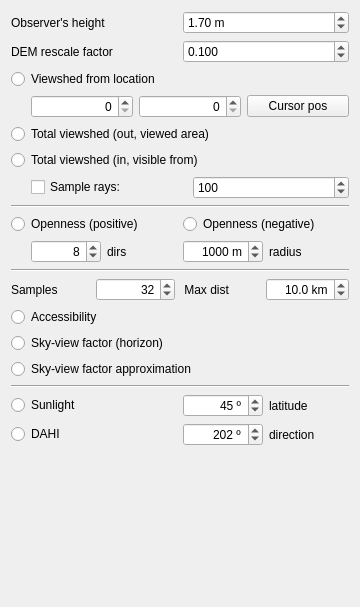
          <widget class="QWidget" name="pageVisibility">
           <property name="geometry">
            <rect>
             <x>0</x>
             <y>0</y>
             <width>360</width>
             <height>607</height>
            </rect>
           </property>
           <attribute name="label">
            <string>Visibility</string>
           </attribute>
           <layout class="QVBoxLayout" name="verticalLayout_2">
            <item>
             <layout class="QHBoxLayout" name="horizontalLayout_15">
              <item>
               <widget class="QLabel" name="label_54">
                <property name="text">
                 <string>Observer's height</string>
                </property>
               </widget>
              </item>
              <item>
               <widget class="QDoubleSpinBox" name="viewshed_offset">
                <property name="alignment">
                 <set>Qt::AlignmentFlag::AlignLeading|Qt::AlignmentFlag::AlignLeft|Qt::AlignmentFlag::AlignVCenter</set>
                </property>
                <property name="suffix">
                 <string> m</string>
                </property>
                <property name="maximum">
                 <double>1000.000000000000000</double>
                </property>
                <property name="value">
                 <double>1.700000000000000</double>
                </property>
               </widget>
              </item>
             </layout>
            </item>
            <item>
             <layout class="QHBoxLayout" name="horizontalLayout_21">
              <item>
               <widget class="QLabel" name="label_23">
                <property name="toolTip">
                 <string>Downsamples the terrain before computing visibility, to speed up computations</string>
                </property>
                <property name="text">
                 <string>DEM rescale factor</string>
                </property>
               </widget>
              </item>
              <item>
               <widget class="QDoubleSpinBox" name="viewshed_rescale">
                <property name="alignment">
                 <set>Qt::AlignmentFlag::AlignLeading|Qt::AlignmentFlag::AlignLeft|Qt::AlignmentFlag::AlignVCenter</set>
                </property>
                <property name="decimals">
                 <number>3</number>
                </property>
                <property name="maximum">
                 <double>1.000000000000000</double>
                </property>
                <property name="singleStep">
                 <double>0.100000000000000</double>
                </property>
                <property name="value">
                 <double>0.100000000000000</double>
                </property>
               </widget>
              </item>
             </layout>
            </item>
            <item>
             <widget class="QRadioButton" name="dem_viewshedLoc">
              <property name="text">
               <string>Viewshed from location</string>
              </property>
             </widget>
            </item>
            <item>
             <layout class="QHBoxLayout" name="horizontalLayout_17">
              <property name="leftMargin">
               <number>20</number>
              </property>
              <item>
               <widget class="QSpinBox" name="viewshed_location_x">
                <property name="alignment">
                 <set>Qt::AlignmentFlag::AlignRight|Qt::AlignmentFlag::AlignTrailing|Qt::AlignmentFlag::AlignVCenter</set>
                </property>
               </widget>
              </item>
              <item>
               <widget class="QSpinBox" name="viewshed_location_y">
                <property name="alignment">
                 <set>Qt::AlignmentFlag::AlignRight|Qt::AlignmentFlag::AlignTrailing|Qt::AlignmentFlag::AlignVCenter</set>
                </property>
               </widget>
              </item>
              <item>
               <widget class="QPushButton" name="btn_pickViewshedLocation">
                <property name="text">
                 <string>Cursor pos</string>
                </property>
                <property name="checkable">
                 <bool>false</bool>
                </property>
               </widget>
              </item>
             </layout>
            </item>
            <item>
             <widget class="QRadioButton" name="dem_viewshedTotalOut">
              <property name="text">
               <string>Total viewshed (out, viewed area)</string>
              </property>
             </widget>
            </item>
            <item>
             <widget class="QRadioButton" name="dem_viewshedTotalIn">
              <property name="text">
               <string>Total viewshed (in, visible from)</string>
              </property>
             </widget>
            </item>
            <item>
             <layout class="QHBoxLayout" name="horizontalLayout_43">
              <property name="leftMargin">
               <number>20</number>
              </property>
              <item>
               <widget class="QCheckBox" name="dem_viewshedTotal_sample">
                <property name="text">
                 <string>Sample rays:</string>
                </property>
               </widget>
              </item>
              <item>
               <widget class="QSpinBox" name="dem_viewshedTotal_numSamples">
                <property name="maximum">
                 <number>1000000</number>
                </property>
                <property name="singleStep">
                 <number>100</number>
                </property>
                <property name="value">
                 <number>100</number>
                </property>
               </widget>
              </item>
             </layout>
            </item>
            <item>
             <widget class="Line" name="line_12">
              <property name="orientation">
               <enum>Qt::Orientation::Horizontal</enum>
              </property>
             </widget>
            </item>
            <item>
             <layout class="QHBoxLayout" name="horizontalLayout_53">
              <item>
               <widget class="QRadioButton" name="dem_posOpenness">
                <property name="text">
                 <string>Openness (positive)</string>
                </property>
               </widget>
              </item>
              <item>
               <widget class="QRadioButton" name="dem_negOpenness">
                <property name="text">
                 <string>Openness (negative)</string>
                </property>
               </widget>
              </item>
             </layout>
            </item>
            <item>
             <layout class="QHBoxLayout" name="horizontalLayout_2">
              <item>
               <layout class="QHBoxLayout" name="horizontalLayout_47">
                <property name="leftMargin">
                 <number>20</number>
                </property>
                <item>
                 <widget class="QSpinBox" name="dem_opennessDirs">
                  <property name="minimumSize">
                   <size>
                    <width>64</width>
                    <height>0</height>
                   </size>
                  </property>
                  <property name="alignment">
                   <set>Qt::AlignmentFlag::AlignRight|Qt::AlignmentFlag::AlignTrailing|Qt::AlignmentFlag::AlignVCenter</set>
                  </property>
                  <property name="minimum">
                   <number>1</number>
                  </property>
                  <property name="maximum">
                   <number>256</number>
                  </property>
                  <property name="value">
                   <number>8</number>
                  </property>
                 </widget>
                </item>
                <item>
                 <widget class="QLabel" name="label_55">
                  <property name="text">
                   <string>dirs</string>
                  </property>
                 </widget>
                </item>
               </layout>
              </item>
              <item>
               <layout class="QHBoxLayout" name="horizontalLayout_49">
                <item>
                 <widget class="QSpinBox" name="dem_opennessDist">
                  <property name="minimumSize">
                   <size>
                    <width>64</width>
                    <height>0</height>
                   </size>
                  </property>
                  <property name="alignment">
                   <set>Qt::AlignmentFlag::AlignRight|Qt::AlignmentFlag::AlignTrailing|Qt::AlignmentFlag::AlignVCenter</set>
                  </property>
                  <property name="suffix">
                   <string> m</string>
                  </property>
                  <property name="minimum">
                   <number>-1</number>
                  </property>
                  <property name="maximum">
                   <number>50000</number>
                  </property>
                  <property name="singleStep">
                   <number>1000</number>
                  </property>
                  <property name="value">
                   <number>1000</number>
                  </property>
                 </widget>
                </item>
                <item>
                 <widget class="QLabel" name="label_56">
                  <property name="text">
                   <string>radius</string>
                  </property>
                 </widget>
                </item>
               </layout>
              </item>
             </layout>
            </item>
            <item>
             <widget class="Line" name="line_15">
              <property name="orientation">
               <enum>Qt::Orientation::Horizontal</enum>
              </property>
             </widget>
            </item>
            <item>
             <layout class="QHBoxLayout" name="horizontalLayout_44">
              <item>
               <widget class="QLabel" name="label_51">
                <property name="text">
                 <string>Samples</string>
                </property>
               </widget>
              </item>
              <item>
               <widget class="QSpinBox" name="dem_accessibilitySamples">
                <property name="minimumSize">
                 <size>
                  <width>0</width>
                  <height>0</height>
                 </size>
                </property>
                <property name="alignment">
                 <set>Qt::AlignmentFlag::AlignRight|Qt::AlignmentFlag::AlignTrailing|Qt::AlignmentFlag::AlignVCenter</set>
                </property>
                <property name="minimum">
                 <number>1</number>
                </property>
                <property name="maximum">
                 <number>8192</number>
                </property>
                <property name="value">
                 <number>32</number>
                </property>
               </widget>
              </item>
              <item>
               <widget class="QLabel" name="label_17">
                <property name="text">
                 <string> Max dist</string>
                </property>
               </widget>
              </item>
              <item>
               <widget class="QDoubleSpinBox" name="dem_accessibilityRadius">
                <property name="alignment">
                 <set>Qt::AlignmentFlag::AlignRight|Qt::AlignmentFlag::AlignTrailing|Qt::AlignmentFlag::AlignVCenter</set>
                </property>
                <property name="suffix">
                 <string> km</string>
                </property>
                <property name="decimals">
                 <number>1</number>
                </property>
                <property name="minimum">
                 <double>-1.000000000000000</double>
                </property>
                <property name="maximum">
                 <double>1000.000000000000000</double>
                </property>
                <property name="value">
                 <double>10.000000000000000</double>
                </property>
               </widget>
              </item>
             </layout>
            </item>
            <item>
             <widget class="QRadioButton" name="dem_accessibility">
              <property name="text">
               <string>Accessibility</string>
              </property>
              <property name="checked">
               <bool>false</bool>
              </property>
             </widget>
            </item>
            <item>
             <widget class="QRadioButton" name="dem_skyview">
              <property name="text">
               <string>Sky-view factor (horizon)</string>
              </property>
             </widget>
            </item>
            <item>
             <widget class="QRadioButton" name="dem_skyviewApprox">
              <property name="text">
               <string>Sky-view factor approximation</string>
              </property>
             </widget>
            </item>
            <item>
             <widget class="Line" name="line_16">
              <property name="orientation">
               <enum>Qt::Orientation::Horizontal</enum>
              </property>
             </widget>
            </item>
            <item>
             <layout class="QHBoxLayout" name="horizontalLayout_51">
              <item>
               <widget class="QRadioButton" name="dem_sunlight">
                <property name="text">
                 <string>Sunlight </string>
                </property>
                <property name="checked">
                 <bool>false</bool>
                </property>
               </widget>
              </item>
              <item>
               <layout class="QHBoxLayout" name="horizontalLayout_6">
                <property name="topMargin">
                 <number>0</number>
                </property>
                <item>
                 <widget class="QSpinBox" name="dem_sunlightLatitude">
                  <property name="minimumSize">
                   <size>
                    <width>0</width>
                    <height>0</height>
                   </size>
                  </property>
                  <property name="alignment">
                   <set>Qt::AlignmentFlag::AlignRight|Qt::AlignmentFlag::AlignTrailing|Qt::AlignmentFlag::AlignVCenter</set>
                  </property>
                  <property name="suffix">
                   <string> º</string>
                  </property>
                  <property name="prefix">
                   <string/>
                  </property>
                  <property name="minimum">
                   <number>-90</number>
                  </property>
                  <property name="maximum">
                   <number>90</number>
                  </property>
                  <property name="value">
                   <number>45</number>
                  </property>
                 </widget>
                </item>
                <item>
                 <widget class="QLabel" name="label_5">
                  <property name="text">
                   <string>latitude</string>
                  </property>
                 </widget>
                </item>
               </layout>
              </item>
             </layout>
            </item>
            <item>
             <layout class="QHBoxLayout" name="horizontalLayout_52">
              <item>
               <widget class="QRadioButton" name="dem_dahi">
                <property name="text">
                 <string>DAHI</string>
                </property>
               </widget>
              </item>
              <item>
               <layout class="QHBoxLayout" name="horizontalLayout_28">
                <item>
                 <widget class="QSpinBox" name="dem_dahiMax">
                  <property name="minimumSize">
                   <size>
                    <width>0</width>
                    <height>0</height>
                   </size>
                  </property>
                  <property name="alignment">
                   <set>Qt::AlignmentFlag::AlignRight|Qt::AlignmentFlag::AlignTrailing|Qt::AlignmentFlag::AlignVCenter</set>
                  </property>
                  <property name="suffix">
                   <string> º</string>
                  </property>
                  <property name="minimum">
                   <number>0</number>
                  </property>
                  <property name="maximum">
                   <number>360</number>
                  </property>
                  <property name="value">
                   <number>202</number>
                  </property>
                 </widget>
                </item>
                <item>
                 <widget class="QLabel" name="label_32">
                  <property name="text">
                   <string>direction</string>
                  </property>
                 </widget>
                </item>
               </layout>
              </item>
             </layout>
            </item>
            <item>
             <spacer name="verticalSpacer_11">
              <property name="orientation">
               <enum>Qt::Orientation::Vertical</enum>
              </property>
              <property name="sizeHint" stdset="0">
               <size>
                <width>20</width>
                <height>392</height>
               </size>
              </property>
             </spacer>
            </item>
           </layout>
          </widget>
